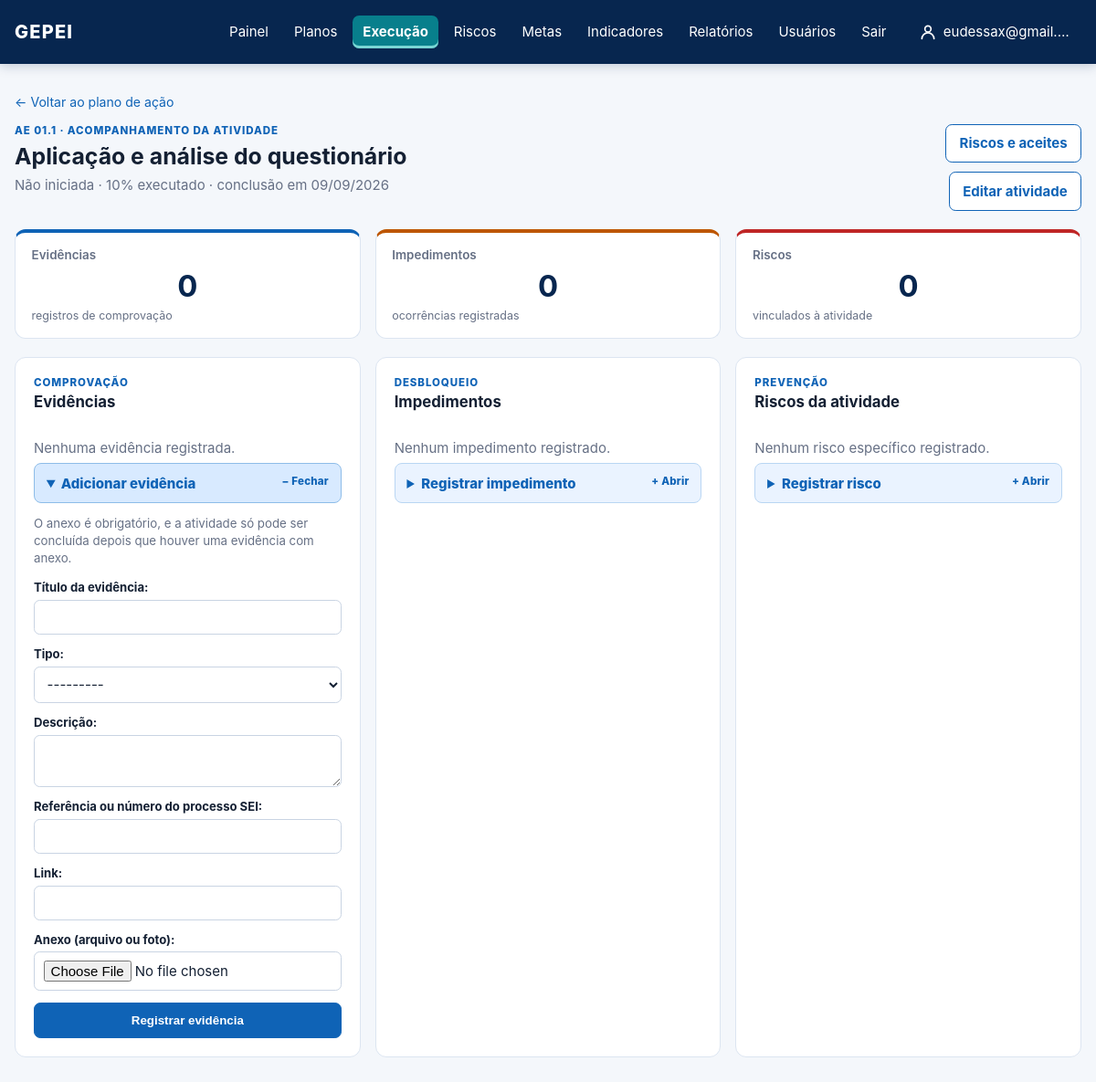
Screenshot of /planos-de-acao/1/atividades/9/acompanhar/ (signed in) with the database file from the repository.
### core/models.py (models this page shows, shortened)
class StrategicAction(models.Model):
    class Status(models.TextChoices):
        NOT_STARTED = "NAO_INICIADA", "Não iniciada"
        IN_PROGRESS = "EM_ANDAMENTO", "Em andamento"
        COMPLETED = "CONCLUIDA", "Concluída"
        DELAYED = "ATRASADA", "Atrasada"
        BLOCKED = "BLOQUEADA", "Bloqueada"
        SUSPENDED = "SUSPENSA", "Suspensa"
    artifact = models.ForeignKey(PlanArtifact, on_delete=models.PROTECT, related_name="actions")
    coordinating_unit = models.ForeignKey(OrganizationalUnit, on_delete=models.PROTECT)
    code = models.CharField(max_length=30)
    title = models.CharField(max_length=255)
    description = models.TextField(blank=True)
    due_date = models.DateField(
        null=True,
        blank=True,
        help_text="Preenchido no cronograma operacional; não é inferido da vigência do PEI.",
    )
    status = models.CharField(max_length=15, choices=Status.choices, default=Status.NOT_STARTED)
    progress = models.DecimalField(max_digits=5, decimal_places=2, default=0)
    funding_sources = models.CharField(max_length=255, blank=True)
    participating_units = models.ManyToManyField(OrganizationalUnit, related_name="participating_actions", blank=True)

class Activity(models.Model):
    class FundingSource(models.TextChoices):
        FAF = "FAF", "Fundo a Fundo (FaF)"
        CODE_0500 = "0500", "Fonte 0500"
        AGREEMENT = "CONVENIO", "Convênio"
        OTHER = "OUTRA", "Outra"
    action_plan = models.ForeignKey(ActionPlan, on_delete=models.CASCADE, related_name="activities")
    executor = models.ForeignKey(settings.AUTH_USER_MODEL, on_delete=models.PROTECT, related_name="assigned_activities")
    title = models.CharField(max_length=255)
    description = models.TextField(blank=True)
    position = models.PositiveIntegerField(default=0)
    weight = models.DecimalField(max_digits=5, decimal_places=2)
    progress = models.DecimalField(max_digits=5, decimal_places=2, default=0)
    start_date = models.DateField(null=True, blank=True)
    end_date = models.DateField()
    status = models.CharField(max_length=15, choices=StrategicAction.Status.choices, default=StrategicAction.Status.NOT_STARTED)
    expected_delivery = models.CharField(max_length=255, blank=True)
    requires_financial_resource = models.BooleanField(default=False)
    planned_cost = models.DecimalField(max_digits=14, decimal_places=2, null=True, blank=True)
    disbursed_cost = models.DecimalField(max_digits=14, decimal_places=2, null=True, blank=True)
    funding_source = models.CharField(max_length=12, choices=FundingSource.choices, blank=True)
    funding_source_other = models.CharField(max_length=160, blank=True)
    financial_responsible_unit = models.ForeignKey(
        OrganizationalUnit,
        null=True,
        blank=True,
        on_delete=models.PROTECT,
        related_name="financially_monitored_activities",
    )
    financial_reference = models.CharField(max_length=255, blank=True)
    class Meta:
        ordering = ["position", "start_date", "end_date", "id"]

### core/views.py (the view, shortened to what this page needs)
# urls.py: path("planos-de-acao/<int:action_id>/atividades/<int:activity_id>/acompanhar/", views.activity_follow_up, name="activity_follow_up"),
@login_required
@permission_required("core.view_activity", raise_exception=True)
def activity_follow_up(request, action_id, activity_id):
    activity = _get_activity_for_action(request.user, action_id, activity_id)
    action = activity.action_plan.action
    operation = request.POST.get("operation") if request.method == "POST" else ""
    follow_up_permissions = {
        "add_evidence": "add_activityevidence",
        "add_blocker": "add_activityblocker",
        "add_risk": "add_risk",
    }
    if operation in follow_up_permissions:
        _require_permission(request.user, follow_up_permissions[operation])
    can_view = {
        "evidences": request.user.has_perm("core.view_activityevidence"),
        "blockers": request.user.has_perm("core.view_activityblocker"),
        "risks": request.user.has_perm("core.view_risk"),
    }
    evidence_form = ActivityEvidenceForm(prefix="evidence")
    blocker_form = ActivityBlockerForm(prefix="blocker")
    risk_form = ActivityRiskForm(prefix="risk")
    return render(
        request,
        "core/activity_follow_up.html",
        {
            "action": action,
            "activity": activity,
            "can_view": can_view,
            "evidences": activity.evidences.select_related("created_by") if can_view["evidences"] else [],
            "blockers": activity.blockers.select_related("resolution_owner", "created_by") if can_view["blockers"] else [],
            "risks": activity.risks.select_related("owner") if can_view["risks"] else [],
            "evidence_form": evidence_form,
            "blocker_form": blocker_form,
            "risk_form": risk_form,
        },
    )

### core/forms.py
class ActivityEvidenceForm(forms.ModelForm):
    class Meta:
        model = ActivityEvidence
        fields = ["title", "evidence_type", "description", "reference", "url", "attachment"]
        labels = {
            "title": "Título da evidência",
            "evidence_type": "Tipo",
            "description": "Descrição",
            "reference": "Referência ou número do processo SEI",
            "url": "Link",
            "attachment": "Anexo (arquivo ou foto)",
        }
        widgets = {"description": forms.Textarea(attrs={"rows": 2})}
    def __init__(self, *args, **kwargs):
        super().__init__(*args, **kwargs)
        self.fields["attachment"].required = True
        self.fields["attachment"].help_text = "Obrigatório. Anexe o documento, relatório ou foto que comprova a entrega."

class ActivityBlockerForm(forms.ModelForm):
    class Meta:
        model = ActivityBlocker
        fields = ["description", "resolution_owner", "expected_resolution_date", "status", "resolution_note"]
        labels = {
            "description": "Impedimento identificado",
            "resolution_owner": "Responsável pela solução",
            "expected_resolution_date": "Previsão de desbloqueio",
            "status": "Situação",
            "resolution_note": "Providência ou solução adotada",
        }
        widgets = {
            "description": forms.Textarea(attrs={"rows": 3}),
            "resolution_note": forms.Textarea(attrs={"rows": 2}),
            "expected_resolution_date": forms.DateInput(format="%Y-%m-%d", attrs={"type": "date"}),
        }
    def __init__(self, *args, **kwargs):
        super().__init__(*args, **kwargs)
        self.fields["resolution_owner"].queryset = get_user_model().objects.filter(is_active=True).order_by("username")

### core/context_processors.py (called while the page is built)
def navigation_plans(request):
    if not request.user.is_authenticated:
        return {"navigation_plans": []}
    return {"navigation_plans": Plan.objects.order_by("acronym", "name")}

### core/permissions.py (called while the page is built, shortened)
def is_administrator(user):
    if user.is_superuser:
        return True
    return user.groups.filter(name__iexact=ADMINISTRATOR_GROUP_NAME).exists()

def user_unit_ids(user):
    if is_administrator(user):
        return None

### templates/core/activity_follow_up.html (shortened to what this page needs)
{% extends "base.html" %}
{% block content %}
  <a class="back-link" href="{% url 'action_plan_detail' action.id %}">← Voltar ao plano de ação</a>
  <section class="action-detail-heading">
    <div>
      <p class="eyebrow">{{ action.code }} · Acompanhamento da atividade</p>
      <h1>{{ activity.title }}</h1>
      <p>{{ activity.get_status_display }} · {{ activity.progress|floatformat:"-1" }}% executado · conclusão em {{ activity.end_date|date:"d/m/Y" }}</p>
    </div>
      <div class="heading-actions">{% if perms.core.view_risk %}<a class="button button-secondary" href="{% url 'risk_map' action.id %}">Riscos e aceites</a>{% endif %}{% if perms.core.change_activity %}<a class="button button-secondary" href="{% url 'activity_edit' action.id activity.id %}">Editar atividade</a>{% endif %}</div>
  </section>
  <section class="metrics follow-up-metrics">
    <article class="metric-card"><span>Evidências</span><strong>{% if can_view.evidences %}{{ evidences|length }}{% else %}🔒{% endif %}</strong><small>registros de comprovação</small></article>
    <article class="metric-card metric-warning"><span>Impedimentos</span><strong>{% if can_view.blockers %}{{ blockers|length }}{% else %}🔒{% endif %}</strong><small>ocorrências registradas</small></article>
    <article class="metric-card metric-danger"><span>Riscos</span><strong>{% if can_view.risks %}{{ risks|length }}{% else %}🔒{% endif %}</strong><small>vinculados à atividade</small></article>
  </section>
  <section class="follow-up-grid">
    <article class="panel follow-up-panel" id="evidencias">
      <div class="panel-heading"><div><p class="eyebrow">Comprovação</p><h2>Evidências</h2></div></div>
      {% if not can_view.evidences %}<div class="empty-state" role="alert"><strong>Sem permissão.</strong><span>Você não tem permissão para visualizar as evidências.</span></div>
      {% else %}{% if evidences %}
        <div class="record-list">
          {% for evidence in evidences %}
            <div class="record-card">
              <div class="record-card-heading"><strong>{{ evidence.title }}</strong><span class="chip chip-neutral">{{ evidence.get_evidence_type_display }}</span></div>
              {% if evidence.description %}<p>{{ evidence.description }}</p>{% endif %}
              {% if evidence.reference %}<small>Referência: {{ evidence.reference }}</small>{% endif %}
              {% if evidence.url %}<a href="{{ evidence.url }}" target="_blank" rel="noopener">Abrir link da evidência</a>{% endif %}
              {% if evidence.attachment %}<a href="{{ evidence.attachment.url }}" target="_blank">Abrir arquivo</a>{% endif %}
            </div>
          {% endfor %}
        </div>
      {% else %}<div class="empty-state"><span>Nenhuma evidência registrada.</span></div>{% endif %}
      {% if perms.core.add_activityevidence %}<details class="entry-form" open>
        <summary>Adicionar evidência</summary>
        <p class="form-hint">O anexo é obrigatório, e a atividade só pode ser concluída depois que houver uma evidência com anexo.</p>
        <form method="post" enctype="multipart/form-data" class="activity-form">{% for field in evidence_form %}<div class="form-field">{{ field.label_tag }}{{ field }}</div>{% endfor %}<button class="button button-primary" type="submit">Registrar evidência</button></form>
      </details>{% endif %}{% endif %}
    </article>
    <article class="panel follow-up-panel">
      <div class="panel-heading"><div><p class="eyebrow">Desbloqueio</p><h2>Impedimentos</h2></div></div>
      {% if not can_view.blockers %}<div class="empty-state" role="alert"><strong>Sem permissão.</strong><span>Você não tem permissão para visualizar os impedimentos.</span></div>
      {% else %}{% if blockers %}
        <div class="record-list">
          {% for blocker in blockers %}
            <div class="record-card">
              <div class="record-card-heading"><strong>{{ blocker.description }}</strong><span class="chip {% if blocker.status == 'RESOLVIDO' %}chip-concluida{% else %}chip-atrasada{% endif %}">{{ blocker.get_status_display }}</span></div>
              <small>Responsável: {{ blocker.resolution_owner.get_full_name|default:blocker.resolution_owner.username }}</small>
              {% if blocker.expected_resolution_date %}<small>Previsão: {{ blocker.expected_resolution_date|date:"d/m/Y" }}</small>{% endif %}
              {% if blocker.resolution_note %}<p>{{ blocker.resolution_note }}</p>{% endif %}
            </div>
          {% endfor %}
        </div>
      {% else %}<div class="empty-state"><span>Nenhum impedimento registrado.</span></div>{% endif %}
      {% if perms.core.add_activityblocker %}<details class="entry-form">
        <summary>Registrar impedimento</summary>
      </details>{% endif %}{% endif %}
    </article>
    <article class="panel follow-up-panel">
      <div class="panel-heading"><div><p class="eyebrow">Prevenção</p><h2>Riscos da atividade</h2></div></div>
      {% if not can_view.risks %}<div class="empty-state" role="alert"><strong>Sem permissão.</strong><span>Você não tem permissão para visualizar os riscos.</span></div>
      {% else %}{% if risks %}
        <div class="record-list">
          {% for risk in risks %}
            <div class="record-card">
              <div class="record-card-heading"><strong>{{ risk.title }}</strong><span class="risk-score {% if risk.level >= 15 %}risk-critical{% elif risk.level >= 10 %}risk-high{% else %}risk-medium{% endif %}">{{ risk.level }}</span></div>
              <small>{{ risk.get_status_display }} · Responsável: {{ risk.owner.get_full_name|default:risk.owner.username }}</small>
              <p><strong>Causa:</strong> {{ risk.cause }}</p>
              {% if risk.preventive_measure %}<p><strong>Controle:</strong> {{ risk.preventive_measure }}</p>{% endif %}
            </div>
          {% endfor %}
        </div>
      {% else %}<div class="empty-state"><span>Nenhum risco específico registrado.</span></div>{% endif %}
      {% if perms.core.add_risk %}<details class="entry-form">
        <summary>Registrar risco</summary>
      </details>{% endif %}{% endif %}
    </article>
  </section>
{% endblock %}

### templates/base.html (shortened to what this page needs)
{% load static %}
<!doctype html>
<html lang="pt-br">
<head>
  <link rel="stylesheet" href="{% static 'css/gepei.css' %}?v=20261014-6">
</head>
<body>
  <header class="topbar">
    <a class="brand" href="{% url 'dashboard' %}">GEPEI</a>
    {% if user.is_authenticated %}
      <nav>
        <a href="{% url 'dashboard' %}" {% if request.path == '/' %}class="nav-active" aria-current="page"{% endif %}>Painel</a>
        {% if perms.core.view_plan %}<details class="nav-plans{% if '/pei/' in request.path %} nav-active{% endif %}">
          <summary {% if '/pei/' in request.path %}aria-current="page"{% endif %}>Planos</summary>
        </details>{% endif %}
        {% if perms.core.view_actionplan %}<a href="{% url 'action_plan_list' %}" {% if '/planos-de-acao/' in request.path and '/riscos/' not in request.path %}class="nav-active" aria-current="page"{% endif %}>Execução</a>{% endif %}
        {% if perms.core.view_risk %}<a href="{% url 'risk_overview' %}" {% if '/riscos/' in request.path %}class="nav-active" aria-current="page"{% endif %}>Riscos</a>{% endif %}
        {% if perms.core.view_strategictarget %}<a href="{% url 'target_overview' %}" {% if '/metas/' in request.path %}class="nav-active" aria-current="page"{% endif %}>Metas</a>{% endif %}
        {% if perms.core.view_indicator %}<a href="{% url 'indicator_overview' %}" {% if '/indicadores/' in request.path %}class="nav-active" aria-current="page"{% endif %}>Indicadores</a>{% endif %}
        {% if perms.core.view_reportcycle %}<a href="{% url 'report_cycle_overview' %}" {% if '/relatorios/' in request.path %}class="nav-active" aria-current="page"{% endif %}>Relatórios</a>{% endif %}
        {% if perms.auth.view_user or perms.auth.view_group %}
        <details class="nav-plans{% if '/usuarios/' in request.path %} nav-active{% endif %}">
          <summary {% if '/usuarios/' in request.path %}aria-current="page"{% endif %}>Usuários</summary>
        </details>
        {% endif %}
        <form method="post" action="{% url 'logout' %}">
          <button type="submit">Sair</button>
        </form>
        <a class="nav-user{% if request.path == '/minha-conta/' %} nav-active{% endif %}" href="{% url 'profile_edit' %}" title="Minha conta">
          <svg width="20" height="20" viewBox="0 0 24 24" fill="none" stroke="currentColor" stroke-width="2" stroke-linecap="round" stroke-linejoin="round" aria-hidden="true"><circle cx="12" cy="8" r="4"/><path d="M4 21c0-4.4 3.6-8 8-8s8 3.6 8 8"/></svg>
          <span>{{ user.first_name|default:user.username }}</span>
        </a>
      </nav>
    {% endif %}
  </header>
  <main class="container">
    {% block content %}{% endblock %}
  </main>
</body>
</html>

### rows the page displays
StrategicAction: code "AE 01.1"
Activity: title "Aplicação e análise do questionário", status "Não iniciada", progress "10", end_date "09/09/2026"

### other values shown
{{ user.first_name|default:user.username }} "eudessax@gmail.…"
{{ evidences|length }} "0"
{{ blockers|length }} "0"
{{ risks|length }} "0"
{{ field.label_tag }} "Título da evidência:" "Tipo:" "Descrição:" "Referência ou número do processo SEI:" "Link:" "Anexo (arquivo ou foto):"
